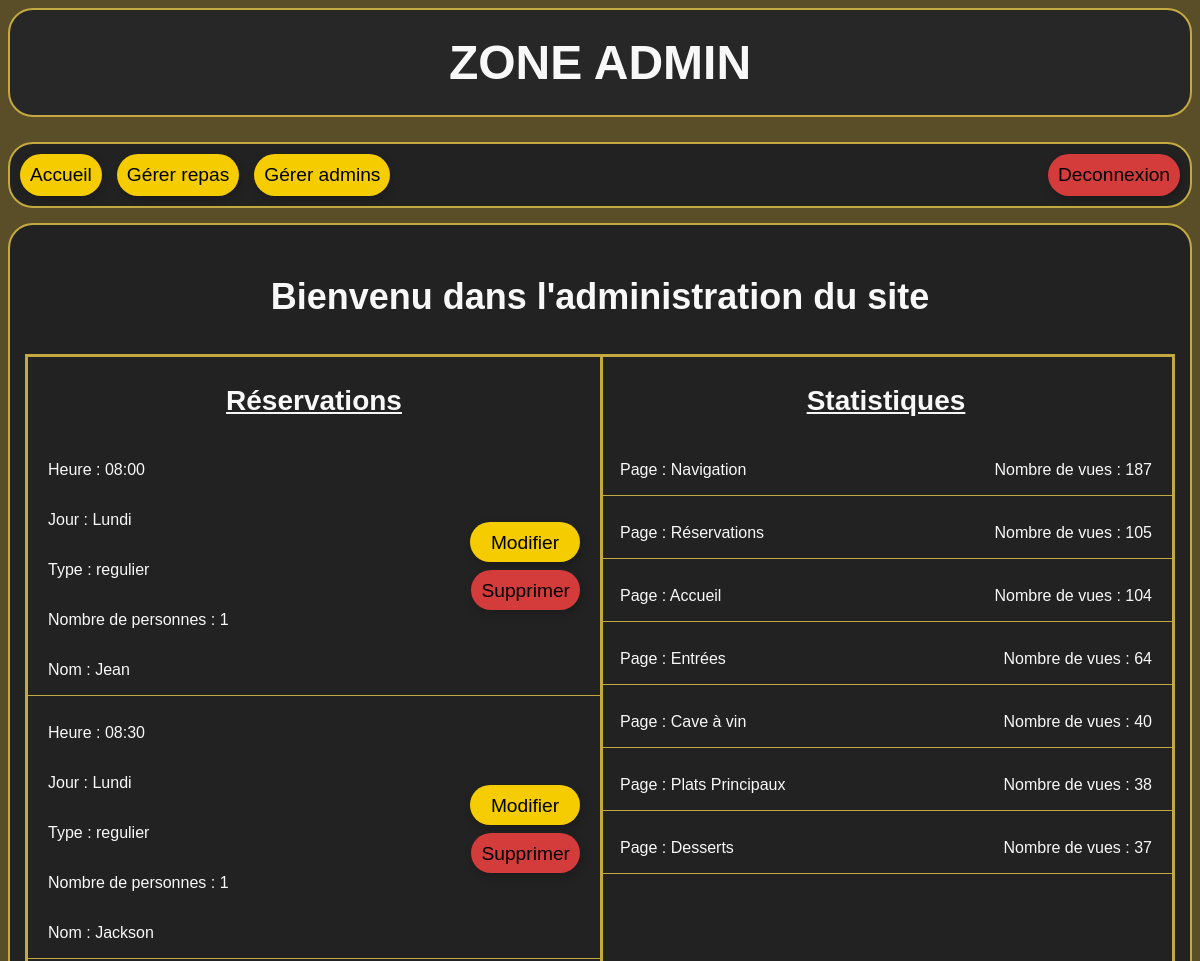
Page /admin/index.php (signed in, upper part) on the earlier database version.
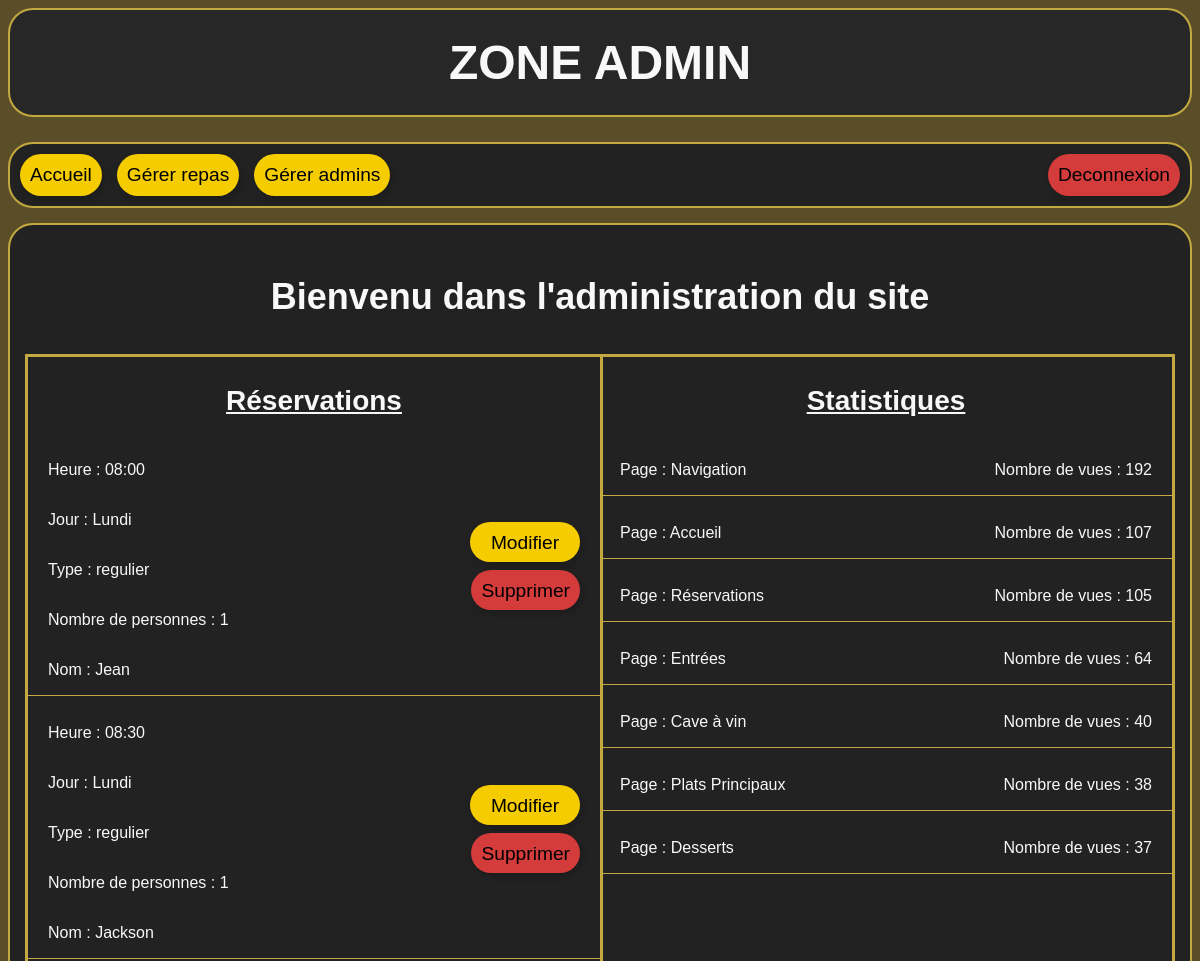
Same page on the later database version.
### tables this page shows
CREATE TABLE "reservations" (
	"id"	INTEGER NOT NULL UNIQUE,
	"jour"	TEXT NOT NULL,
	"type"	TEXT NOT NULL,
	"nom"	TEXT NOT NULL,
	"nb"	INTEGER NOT NULL,
	"temps"	TEXT NOT NULL,
	PRIMARY KEY("id" AUTOINCREMENT)
);

CREATE TABLE "vues" (
	"id"	INTEGER NOT NULL UNIQUE,
	"page"	TEXT NOT NULL UNIQUE,
	"nb"	INTEGER NOT NULL,
	PRIMARY KEY("id" AUTOINCREMENT)
);

### admin/index.php (the view, shortened to what this page needs)
<?php
include "../includes/base.php";
$nb_reservations_par_page = 6;
$page_reservations = $_GET["page"] ?? 1;
$sql = "
    SELECT id, jour, type, nom, nb, temps
    FROM reservations
	ORDER BY
		CASE jour
			WHEN 'Lundi' THEN 1
			WHEN 'Mardi' THEN 2
			WHEN 'Mercredi' THEN 3
			WHEN 'Jeudi' THEN 4
			WHEN 'Vendredi' THEN 5
			WHEN 'Samedi' THEN 6
			WHEN 'Dimanche' THEN 7
			END,
			temps
    LIMIT :limit
    OFFSET :offset
    ";
$stmt = $bdd->prepare($sql);
$stmt->execute([
    ":limit" => $nb_reservations_par_page,
    ":offset" => ($page_reservations - 1) * $nb_reservations_par_page
]);
$les_reservations = $stmt->fetchAll();
$sql = "
    SELECT *
    FROM vues
    ORDER BY nb DESC
    ";
$stmt = $bdd->prepare($sql);
$stmt->execute();
$pages = $stmt->fetchAll();
?>
<!DOCTYPE html>
<html lang="en">
<head>
    <link rel="stylesheet" href="../css/style_admin.css">
</head>
<body>
    <header>
        <h1>Zone admin</h1>
        <nav>
            <a class="changement_page" href="index.php"> Accueil </a>
            <a class="changement_page" href="repas/repas.php"> Gérer repas </a>
            <a class="changement_page" href="employes/gestion_admin.php"> Gérer admins </a>
            <a class="deconnexion" href="deconnexion.php"> Deconnexion </a>
        </nav>
    </header>
    <main>
        <p class="bienvenu">
            Bienvenu dans l'administration du site
        </p>
        <div class="conteneur">
            <div class="reservations">
                <p class="titre-section">Réservations</p>
                <?php foreach ($les_reservations as $une_reservation): ?>
                    <div class="une-reservation">
                        <div class="reservation-infos">
                            <p class="res-heure">Heure : <?= $une_reservation["temps"] ?></p>
                            <p class="res-jour">Jour : <?= $une_reservation["jour"] ?></p>
                            <p class="res-type">Type : <?= $une_reservation["type"] ?></p>
                            <p class="res-nb">Nombre de personnes : <?= $une_reservation["nb"] ?></p>
                            <p class="res-nom">Nom : <?= $une_reservation["nom"] ?></p>
                        </div>
                        <div class="btn-reservation">
                            <a class="modifier"
                                href="modifier_reservation.php?id=<?= $une_reservation['id'] ?>">Modifier</a>
                            <a class="supprimer" href="index.php?supprimer=<?= $une_reservation['id'] ?>">Supprimer</a>
                        </div>
                    </div>
                <?php endforeach ?>
            </div>
            <div class="statistiques">
                <p class="titre-section">Statistiques</p>
                <?php foreach ($pages as $page): ?>
                    <div class="une-statistique">
                        <p>Page : <?= $page["page"] ?></p>
                        <p class="nb-vues"> Nombre de vues : <?= $page["nb"] ?></p>
                    </div>
                <?php endforeach ?>
            </div>
        </div>
    </main>
</body>
</html>

### css/style_admin.css (style rules this page uses)
body { font-family: Arial, Helvetica, sans-serif; background-color: #5a4e28; }
header { text-align: center; }
h1 { margin: 0 0 25px 0; color: #F8F8F8; background-color: #272727; padding: 25px; border-radius: 25px; text-align: center; font-size: 48px; text-transform: uppercase; font-family: 'Raleway', sans-serif; border: 2px solid #C3A93F; }
h2, p.bienvenu { font-size: 36px; color: #F8F8F8; text-align: center; font-family: 'Raleway', sans-serif; }
p { font-family: 'Raleway', sans-serif; }
nav { background-color: #222222; padding: 10px; border-radius: 25px; display: flex; justify-content: center; gap: 15px; margin-bottom: 15px; border: 2px solid #C3A93F; }
.titre-section { font-size: 28px; font-weight: bold; text-decoration: underline; }
.une-reservation, .une-statistique { display: flex; justify-content: space-between; align-items: center; border-bottom: 1px solid #C3A93F; margin-bottom: 12px; padding: 0 20px; }
.une-reservation a { height: 20px; }
a.modifier { width: 90px; }
a, input.modifier, input.ajouter { border: none; padding: 10px; border-radius: 50px; text-decoration: none; color: black; font-size: larger; box-shadow: 2px 4px 10px rgba(0, 0, 0, 0.2); text-align: center; }
.bienvenu { text-align: center; font-size: 38px; font-weight: bold; }

Differences in the rows shown:
changed vues "Navigation": nb "187" → "192"
changed vues "Accueil": nb "104" → "107"; moves up the list
